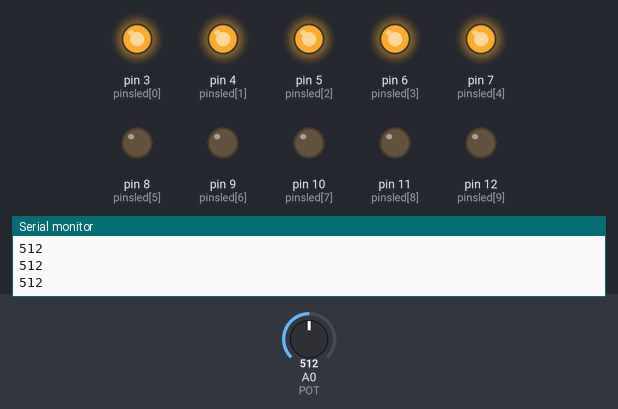
The sketch below on a simulated Arduino Uno, built with avr-gcc and run on an emulated ATmega328P. On the bench: output pins drawn as LEDs (lit = HIGH), the last lines printed to the serial monitor. Inputs (shaded band) come from the test bench; at power-on: A0 (POT) = 512.

Above: at 1.3 s.
1.4 s: A0 (POT) set to 601
2.9 s: A0 (POT) set to 622
At 3.8 s:
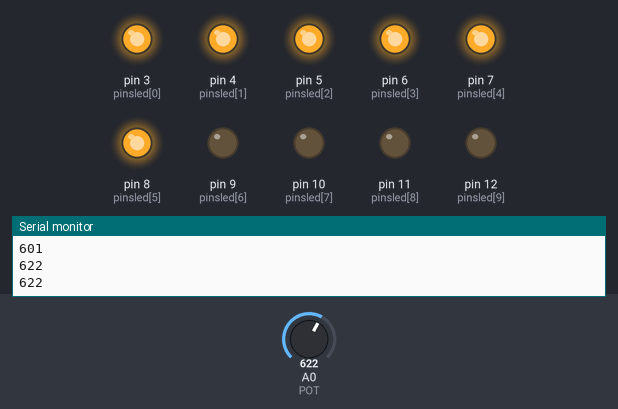
4.5 s: A0 (POT) set to 511
At 5.0 s:
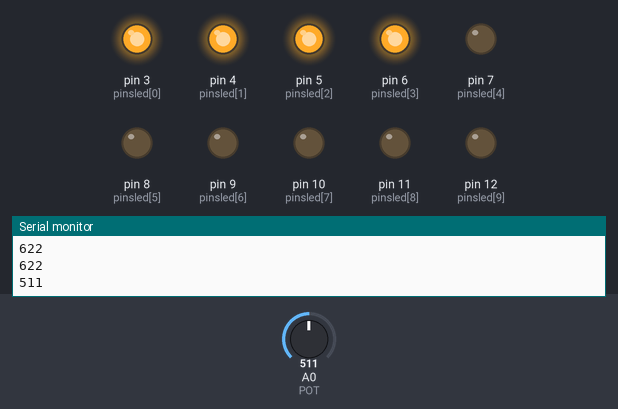
6.0 s: A0 (POT) set to 421
7.5 s: A0 (POT) set to 400
At 8.6 s:
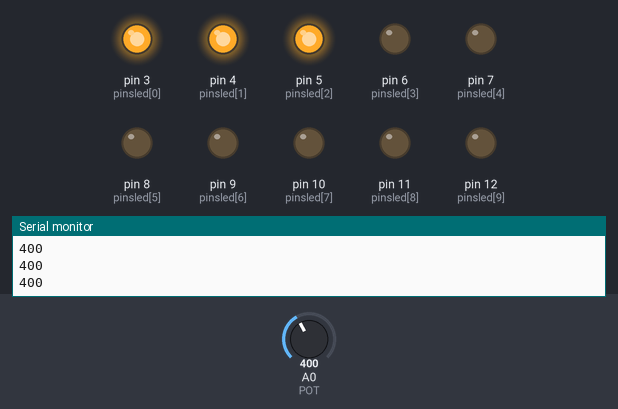
9.0 s: A0 (POT) set to 716
At 9.7 s:
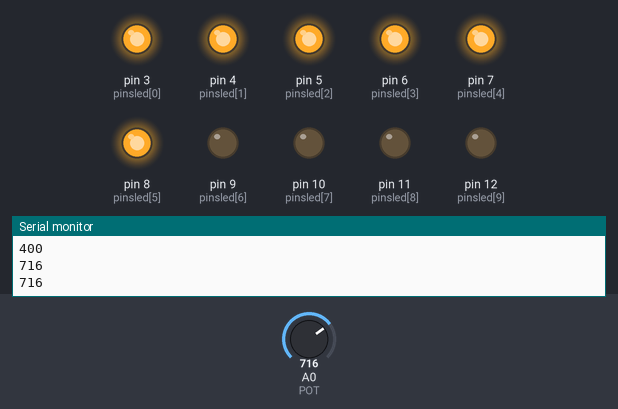
Timing chart, 0 to 11.5 s (numbered marks = the images above; inputs shaded):
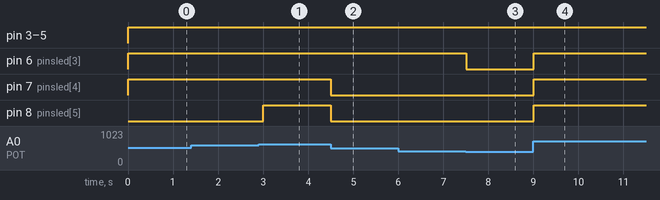

Measured:
- the behaviour switches between 613 and 614 on A0 (POT) (found by bisection; images 0 and 1)
- the behaviour switches between 410 and 409 on A0 (POT) (found by bisection; images 2 and 3)
- after the input at 2.9 s, pin 8 (pinsled[5]): LOW → HIGH after 0.10 s
- after the input at 4.5 s, pin 7 (pinsled[4]), pin 8 (pinsled[5]): HIGH → LOW at once
- after the input at 7.5 s, pin 6 (pinsled[3]): HIGH → LOW at once
- after the input at 9.0 s, pin 6 (pinsled[3]), pin 7 (pinsled[4]), pin 8 (pinsled[5]): LOW → HIGH at once

The sketch:

04_ten_segment_led.ino
```cpp
const int POT = 0;
int valPot = 0;

const int pinsled[10] = {3,4,5,6,7,8,9,10,11,12};
int countleds = 0;

void setup() {
  Serial.begin(9600);

  for(int i=0; i<10; i++) {
    pinMode(pinsled[i],OUTPUT);
    digitalWrite(pinsled[i],LOW);
  }
}

void loop() {
  valPot = analogRead(POT);

  Serial.println(valPot);

  // scale 0..10
  countleds = map(valPot,0,1023,0,10);

  for(int i=0; i<10; i++)
  {
    if(i<countleds)
      digitalWrite(pinsled[i],HIGH);
    else
      digitalWrite(pinsled[i],LOW);
  }

  delay(500);
}
```
